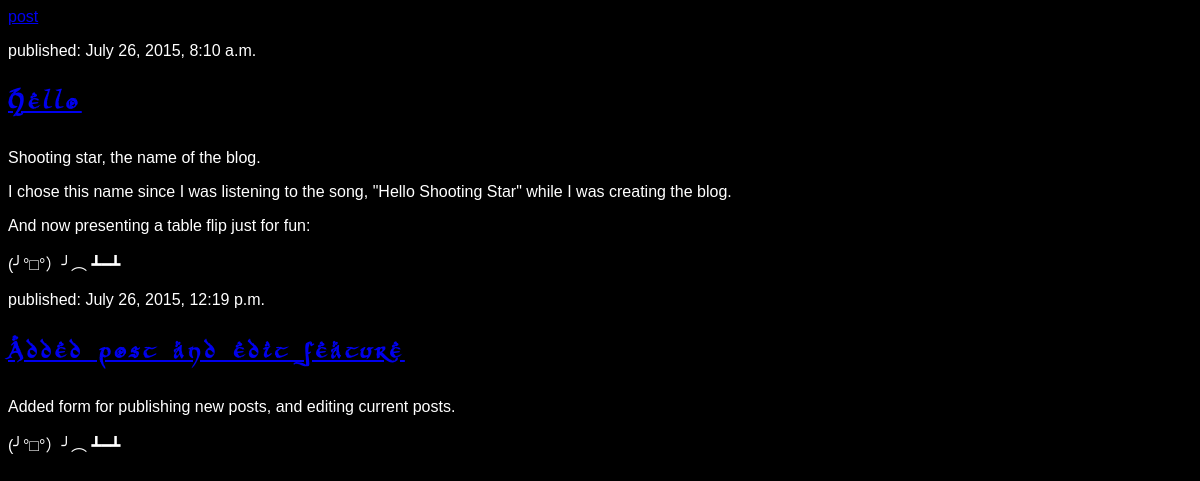
The app's page / (signed in) with its own data.
### blog/models.py (models this page shows, shortened)
class TimeStampedModel(models.Model):
    created = models.DateTimeField(auto_now_add=True)
    modified = models.DateTimeField(auto_now=True)
    class Meta:
        abstract = True

class Post(TimeStampedModel):
    author = models.ForeignKey('auth.User')
    title = models.CharField(max_length=200)
    text = models.TextField()
    published = models.DateTimeField(blank=True)

### blog/views.py (the view)
# urls.py: url(r'^$', views.post_list, name='post_list'),
def post_list(request):
    posts = Post.objects.filter(published__lte=timezone.now()).order_by('published')
    return render(request, 'blog/post_list.html', {'posts': posts})

### blog/templates/blog/post_list.html
{% extends 'blog/base.html' %}
{% block content %}
    {% for post in posts %}
        <div>
            <p>published: {{ post.published }}</p>
            <h2 class="hobbit">
                <a href="{% url 'post_detail' pk=post.pk %}">
                    {{ post.title }}
                </a>
            </h2>
            <p>{{ post.text|linebreaks }}</p>
        </div>
    {% endfor %}
{% endblock content %}

### blog/static/css/blog.css (style rules this page uses)
body { background-color: black; color: white; font-family: sans-serif, arial; }
.hobbit { font-family: hobbit, sans-serif; letter-spacing: 5px; }

### records on screen
Post: published "July 26, 2015, 8:10 a.m.", title "Hello", text "Shooting star, the name of the blog. I chose this name since I was listening to the song, \"Hello Shooting Star\" while I was creating the blog. And now presenting a table flip just for fun: (╯°□°）╯︵ ┻━┻"
Post: published "July 26, 2015, 12:19 p.m.", title "Added post and edit feature", text "Added form for publishing new posts, and editing current posts. (╯°□°）╯︵ ┻━┻"
